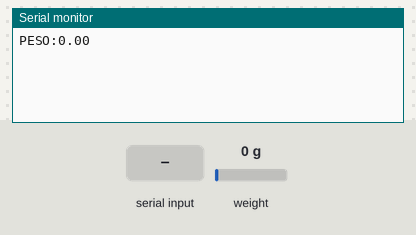
This sketch was run on a simulated Arduino Uno, built for the host (arithmetic inside an expression is 32-bit, double 64-bit). Shown: the last lines printed to the serial monitor. The inputs (shaded band) are chosen by the test bench; at power-on: weight on the scale 0 g.

Above: at 2.2 s.
2.3 s: weight on the scale set to 3 g
At 4.5 s:
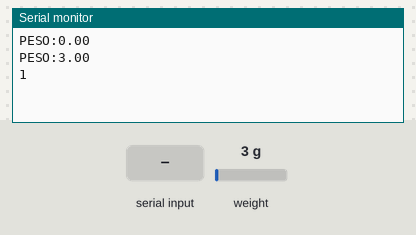
6.5 s: "1" received over Serial
At 6.8 s:
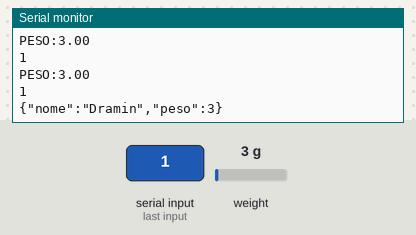
8.5 s: "2" received over Serial
At 10.4 s:
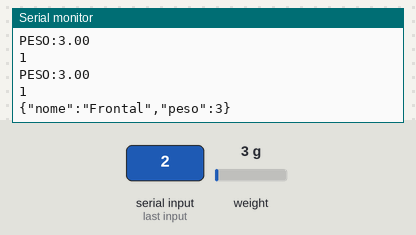
11.0 s: "3" received over Serial
At 11.5 s:
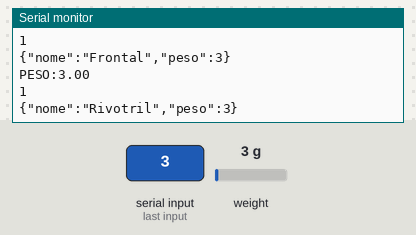
13.0 s: weight on the scale set to 100 g
At 15.0 s:
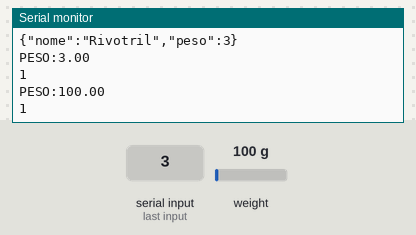
Timing chart, 0 to 16.0 s (numbered marks = the images above; inputs shaded):
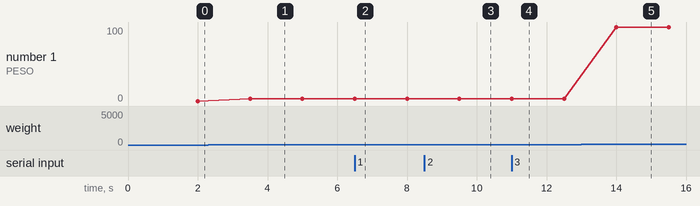

The sketch:

main.ino
```cpp
#include "HX711.h"
#include <ArduinoJson.h>

#define DT 7
#define SCK 6

HX711 scale;
float peso = 0;

void setup() {
  Serial.begin(9600);
  scale.begin(DT, SCK);
  scale.set_scale(420);
  scale.tare();
}

void loop() {
  if (scale.is_ready()) {
    peso = scale.get_units(10);
    Serial.print("PESO:");
    Serial.println(peso, 2);

    if (peso > 1.0) {
      Serial.println("1");
    }
  } else {
    Serial.println("Balança não pronta");
  }

  if (Serial.available()) {
    char recebido = Serial.read();


    const char* nome = getNomeBalança(recebido);
    if (nome != "Nenhum") {
      StaticJsonDocument<100> doc;
      doc["nome"] = nome;
      doc["peso"] = peso;

      serializeJson(doc, Serial);
      Serial.println();
    }
  }

  delay(500);
}

const char* getNomeBalança(char codigo) {
  switch (codigo) {
    case '1': return "Dramin";
    case '2': return "Frontal";
    case '3': return "Rivotril";
    default: return "Nenhum";
  }
}
```

Measured:
- the behaviour switches between 1 and 2 g on weight on the scale (found by bisection; images 0 and 1)
- after the input at 2.3 s, the serial monitor: prints a new line after 1.2 s (image 1)
- after the input at 6.5 s, the serial monitor: prints a new line at once (image 2)
- after the input at 8.5 s, the serial monitor: prints a new line after 1.0 s (image 3)
- after the input at 11.0 s, the serial monitor: prints a new line at once (image 4)
- after the input at 13.0 s, the serial monitor: prints a new line after 1.0 s (image 5)
- plotted number 1: 0 → 3 after the input at 2.3 s, 3 → 100 after the input at 13.0 s
